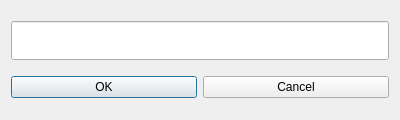
<?xml version="1.0" encoding="UTF-8"?>
<ui version="4.0">
 <class>DlgDate</class>
 <widget class="QDialog" name="DlgDate">
  <property name="geometry">
   <rect>
    <x>0</x>
    <y>0</y>
    <width>400</width>
    <height>120</height>
   </rect>
  </property>
  <property name="windowTitle">
   <string>Date</string>
  </property>
  <layout class="QGridLayout" name="gridLayout">
   <item row="0" column="0" colspan="2">
    <widget class="EDateEdit" name="leDate">
     <property name="font">
      <font>
       <pointsize>20</pointsize>
      </font>
     </property>
    </widget>
   </item>
   <item row="1" column="0">
    <widget class="QPushButton" name="btnOk">
     <property name="text">
      <string>OK</string>
     </property>
    </widget>
   </item>
   <item row="1" column="1">
    <widget class="QPushButton" name="btnCancel">
     <property name="text">
      <string>Cancel</string>
     </property>
    </widget>
   </item>
  </layout>
 </widget>
 <customwidgets>
  <customwidget>
   <class>EDateEdit</class>
   <extends>QLineEdit</extends>
   <header location="global">edateedit.h</header>
  </customwidget>
 </customwidgets>
 <resources/>
 <connections/>
</ui>
